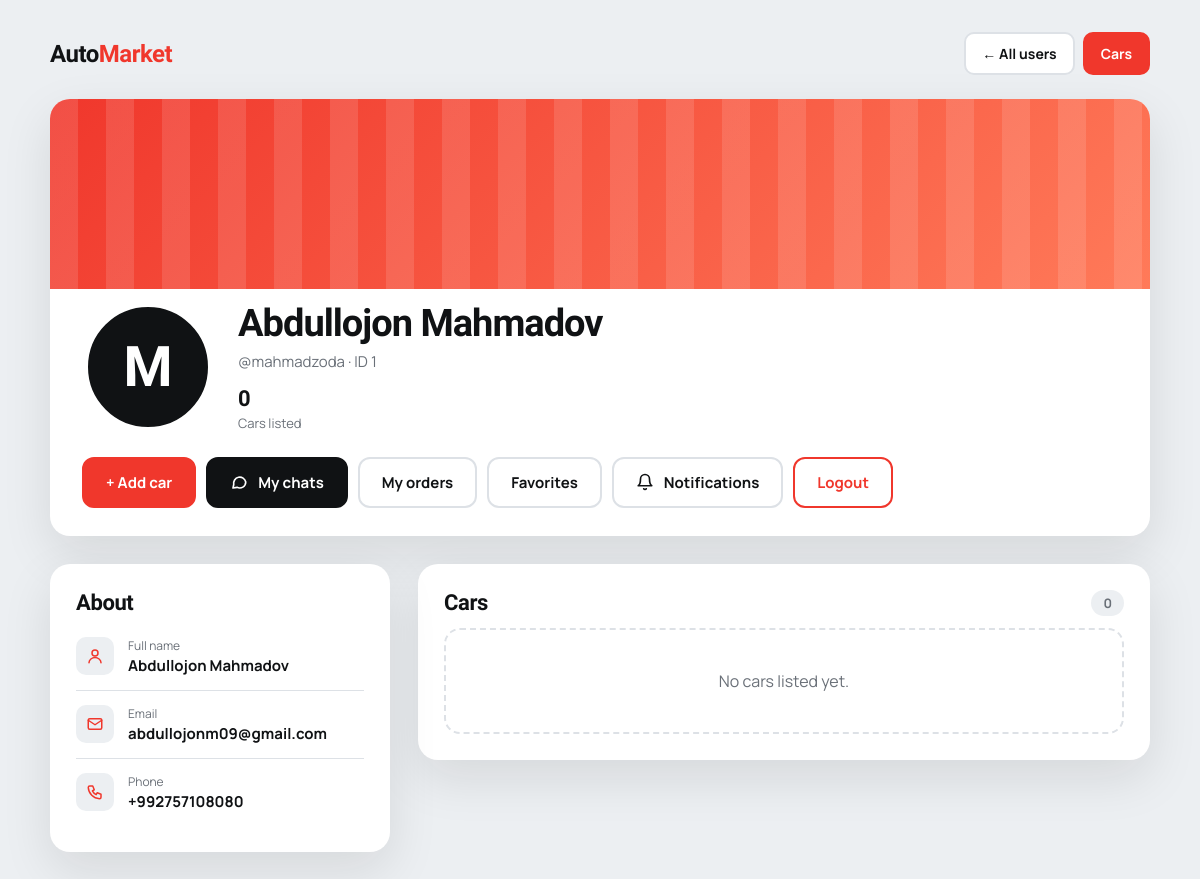
/users/1/ (signed in), run on an earlier commit of the app's database.
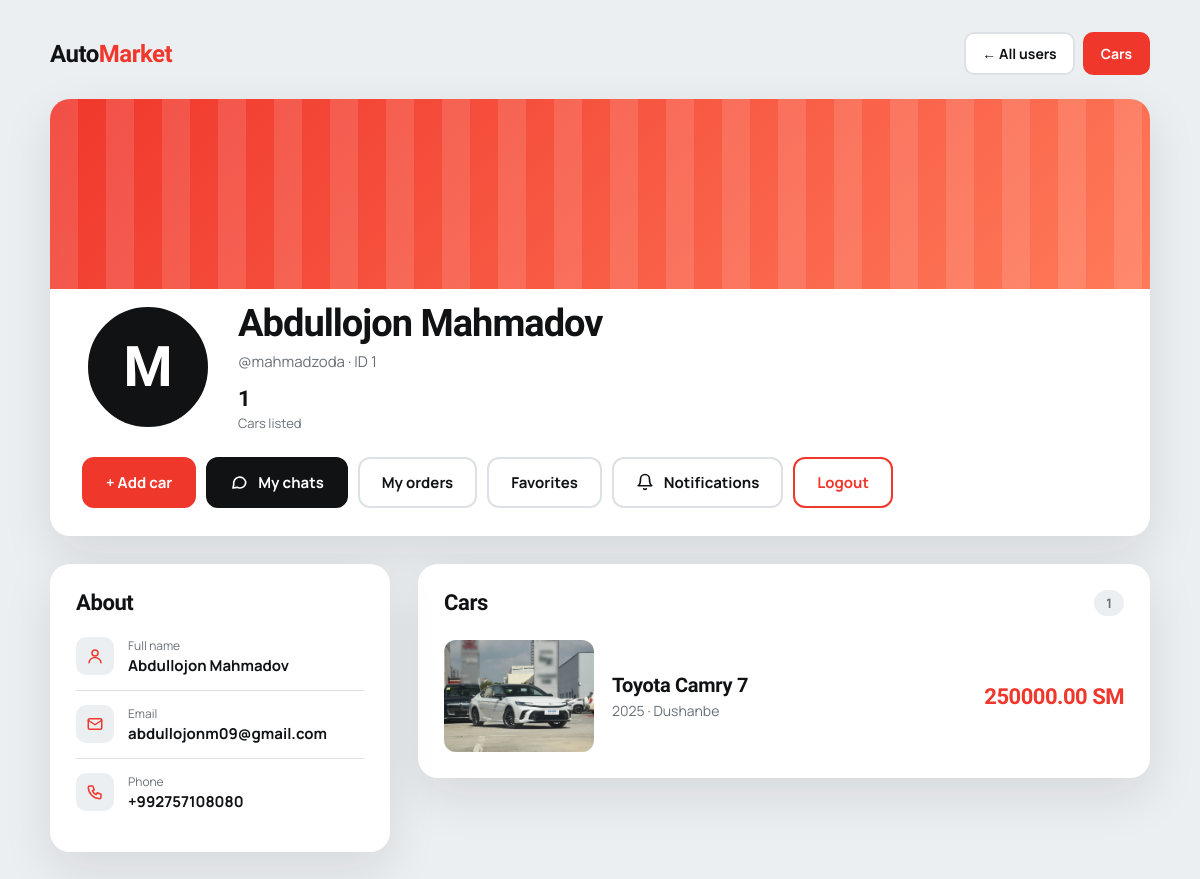
And on a later commit of the database.
### users/models.py (models this page shows, shortened)
class Car(models.Model):
    owner = models.ForeignKey(User, on_delete=models.CASCADE,related_name='owners')
    brand = models.ForeignKey(Brand, on_delete=models.CASCADE , related_name='brands')
    model = models.ForeignKey(CarModel, on_delete=models.CASCADE , related_name='models')
    year = models.PositiveIntegerField()
    price = models.DecimalField(max_digits=12, decimal_places=2)
    fuel_type = models.CharField(choices=FUEL_TYPE, max_length=50)
    transmission = models.CharField(choices=TRANSMISSION, max_length=50)
    color = models.CharField(max_length=50)
    location = models.CharField(max_length=50)
    description = models.TextField()
    status = models.CharField(max_length=20, default="available")

class CarImage(models.Model):
    car = models.ForeignKey( Car, on_delete=models.CASCADE, related_name="images")
    image = models.ImageField(upload_to="media/")

class Brand(models.Model):
    name = models.CharField(max_length=100, unique=True)
    def __str__(self):
        return self.name

class CarModel(models.Model):
    brand = models.ForeignKey(Brand, on_delete=models.CASCADE, related_name="models")
    name = models.CharField(max_length=100)
    def __str__(self):
        return f"{self.name}"

### users/views.py (the view)
# urls.py: path("users/<int:pk>/", UserDetailView.as_view(), name="user_detail"),
class UserDetailView(LoginRequiredMixin ,DetailView):
    model = User
    template_name = "users/user_detail.html"
    context_object_name = "user"

### users/templates/users/user_detail.html (shortened to what the changed rows need)
<!DOCTYPE html>
<html lang="en">
<head>
</head>
<body>
<div class="container">
    {% with cars=user.owners.all %}
    <section class="profile">
        <div class="profile-main">
            <div class="who">
                <h1>{% if user.first_name or user.last_name %}{{ user.first_name }} {{ user.last_name }}{% else %}{{ user.username }}{% endif %}</h1>
                <div class="stats">
                    <div class="stat"><strong>{{ cars|length }}</strong><span>Cars listed</span></div>
                </div>
            </div>
        </div>
    </section>
    <div class="body">
        <aside class="panel about">
            <h2>About</h2>
        </aside>
        <section class="panel">
            <div class="panel-head">
                <h2>Cars</h2>
                <span class="count">{{ cars|length }}</span>
            </div>
            {% if cars %}
                <ul class="car-list">
                    {% for car in cars %}
                        <li>
                            <a class="car-row" href="{% url 'car_detail' car.pk %}">
                                {% if car.images.all %}
                                    <img class="car-thumb" src="{{ car.images.all.0.image.url }}" alt="{{ car.brand }} {{ car.model }}">
                                {% else %}
                                    <div class="car-thumb none">No photo</div>
                                {% endif %}
                                <div class="car-info">
                                    <div class="car-title">{{ car.brand }} {{ car.model }}</div>
                                    <div class="car-meta">{{ car.year }} · {{ car.location }}</div>
                                </div>
                                <div class="car-price">{{ car.price }} SM</div>
                            </a>
                        </li>
                    {% endfor %}
                </ul>
            {% else %}
                <p class="no-cars">No cars listed yet.</p>
            {% endif %}
        </section>
    </div>
    {% endwith %}
</div>
</body>
</html>

What changed in the data, as far as the page shows it:
added Car: images.all.0.image (picture), brand "Toyota", model "Camry 7", year "2025", location "Dushanbe", price "250000.00"
Also different on the page:
{{ cars|length }}: "0" → "1"
text no longer shown: "No cars listed yet."
